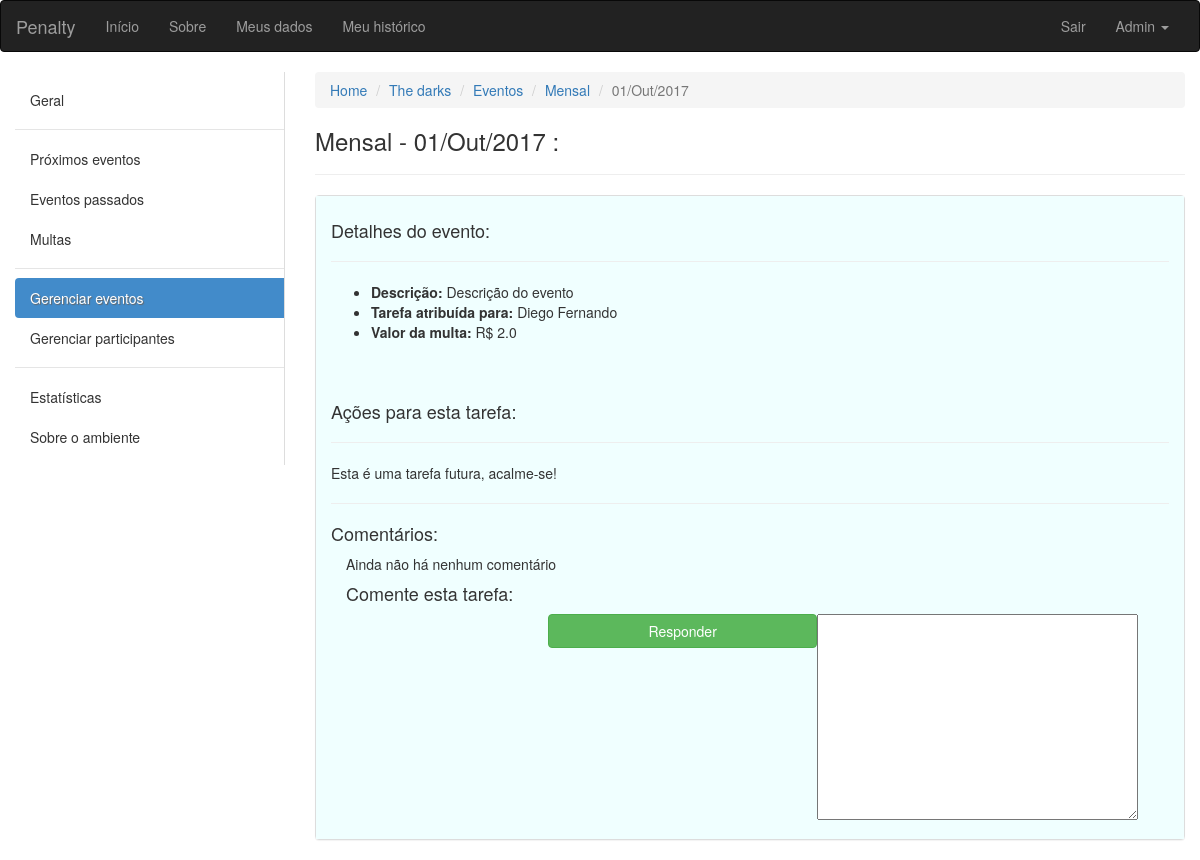
/ambiente/2/tarefa/20/ (signed in), run on the app's committed database.
### ambiente/models.py (models this page shows, shortened)
class Ambiente(models.Model):
	nome = models.CharField(max_length=100, verbose_name='Nome', null=False, blank=False)
	descricao = models.CharField(max_length=100, verbose_name='Descrição', null=True, blank=False)
	endereco = models.CharField(max_length=150, verbose_name='Endereço', null=True, blank=False)
	criador = models.ForeignKey(User, verbose_name='Criador', null=False, blank=False, related_name='+')
	data_criacao = models.DateTimeField(default=timezone.now)
	participantes = models.ManyToManyField(User, verbose_name='Participantes', blank=True, related_name='+')

class Evento(models.Model):
	INTERVALOS = (
        ('D', 'Dias'),
        ('S', 'Semanas'),
        ('M', 'Meses'),
    )
	nome = models.CharField(max_length=100, verbose_name='Nome', null=False, blank=False)
	descricao = models.CharField(max_length=100, verbose_name='Descrição', null=True, blank=False)
	criador = models.ForeignKey(User, verbose_name='Criador', null=False, blank=False, related_name='+', default=1)
	responsavel = models.ForeignKey(User, verbose_name='Responsavel pela tarefa', null=False, blank=False, related_name='+', default=1)
	ambiente = models.ForeignKey(Ambiente, verbose_name='Ambiente', null=False, blank=False, related_name='+')
	data_inicio = models.DateField(default=date.today)
	data_fim = models.DateField(verbose_name='Data de término')
	dia_evento = models.DateField()
	id_agrupador = models.IntegerField()
	valor_multa = models.FloatField(verbose_name='Valor da multa', blank=False, default=2.0)
	quantidade_intervalos_repeticao = models.IntegerField(verbose_name='Se repete em')
	intervalo = models.CharField(max_length=40, choices=INTERVALOS, null=False, blank=False)
	solicitacao_de_validacao = models.BooleanField(default=False)
	momento_da_solicitacao = models.DateTimeField(blank=True, null=True)
	def action_rules(self):
		if self.dia_evento > date.today():
			return False # Se a data do evento for futura não mostre botões
		elif self.solicitacao_de_validacao: # Se o responsável tiver solicitado...
			if self.momento_da_solicitacao.replace(day=self.momento_da_solicitacao.day + 2) > timezone.now():
				return 1 # Se houve solicitação, os outros usuários tem 2 dias a mais para refutar que o responsável não cumpriu com o dever
			return 2 # Passou os dois dias, tarefa validada
		else: # Se o responsável não tiver solicitado...
			if self.dia_evento == date.today():
				return 3 # Poderá solicitar cumprimento da tarefa
			elif self.dia_evento < date.today():
				return 4 # Multa está correndo
	def multa_corrente(self):
		if date.today() < self.dia_evento:
			return 0.0
		elif self.solicitacao_de_validacao:
			return self.valor_multa * (date(self.momento_da_solicitacao.year, self.momento_da_solicitacao.month, self.momento_da_solicitacao.day) - self.dia_evento).days
		else:
			return self.valor_multa * (date.today() - self.dia_evento).days

### ambiente/views.py (the view, shortened to what this page needs)
# urls.py: url(r'^(?P<pk>[0-9]+)/tarefa/(?P<pktarefa>[0-9]+)/$', views.tarefa, name='tarefa'),
def tarefa(request, pk, pktarefa):
	ambiente = get_object_or_404(Ambiente, pk=pk)
	get_object_or_404(ambiente.participantes, pk=request.user.pk)
	eventobj = get_object_or_404(Evento, pk=pktarefa)
	comentarios = ComentariosDeEventos.objects.filter(evento=eventobj)
	form = Comentarios(request.POST or None)
	return render(request, 'tarefa.html', {'ambiente':ambiente, 'tarefa':eventobj, 'coments':comentarios, 'form':form, 'regras':eventobj.action_rules(), 'multa':eventobj.multa_corrente()})

### ambiente/forms.py
class Comentarios(forms.ModelForm):
	class Meta:
		model = ComentariosDeEventos
		fields = ('texto',)

### ambiente/templatetags/aux_tags.py (called while the page is built)
@register.filter(name='verdata')
def verdata(value):
	if value < date.today():
		return 0
	elif value == date.today():
		return 1
	else:
		return 2

### ambiente/templates/tarefa.html (shortened to what this page needs)
{% extends "base.html" %}
{% load aux_tags %}
{% load staticfiles %}
{% block conteudo %}
<div class="container-fluid">
	<div class="row">
		<div class="col-sm-3">
		    <nav class="nav-sidebar">
		        <ul class="nav">
		            <li><a href="{% url 'ambiente:ambiente' ambiente.pk %}">Geral</a></li>
		            <li class="nav-divider"></li>
		            <li><a href="{% url 'ambiente:proximos_eventos' ambiente.pk %}">Próximos eventos</a></li>
		            <li><a href="javascript:;">Eventos passados</a></li>
		            <li><a href="javascript:;">Multas</a></li>
		            <li class="nav-divider"></li>
		            <li class="active"><a href="{% url 'ambiente:eventos' ambiente.pk %}">Gerenciar eventos</a></li>
		            <li><a href="{% url 'ambiente:participantes' ambiente.pk %}">Gerenciar participantes</a></li>
		            <li class="nav-divider"></li>
		            <li><a href="javascript:;">Estatísticas</a></li>
		            <li><a href="javascript:;">Sobre o ambiente</a></li>
		        </ul>
		    </nav>
		</div>
	<div class="col-sm-9">
		<ol class="breadcrumb">
		  <li><a href="#">Home</a></li>
		  <li><a href="{% url 'ambiente:ambiente' ambiente.pk %}">{{ ambiente.nome }}</a></li>
		  <li><a href="{% url 'ambiente:eventos' ambiente.pk %}">Eventos</a></li>
		  <li><a href="{% url 'ambiente:evento' ambiente.pk tarefa.id_agrupador %}">{{ tarefa.nome }}</a></li>
		  <li class="active">{{ tarefa.dia_evento|date:"d/M/Y" }}</li>
		</ol>
		<h3>{{ tarefa.nome }} - {{ tarefa.dia_evento|date:"d/M/Y" }} {% if tarefa.dia_evento|verdata == 1 %}(Hoje){% elif tarefa.dia_evento|verdata == 0 %}(Tarefa passada){% endif %}:</h3>
		<hr>
		<div class="panel panel-default">
		  {% if tarefa.intervalo == "D" %}
	  	  	<div class="panel-body dias">
	  	  {% elif tarefa.intervalo == "S" %}
	  	  	<div class="panel-body semanas">
	  	  {% else %}
	  	    <div class="panel-body meses">
	  	  {% endif %}
		  <h4>Detalhes do evento:</h4>
		  <hr>
		  	<ul>
		  		<li><b>Descrição:</b> {{ tarefa.descricao }}</li>
		  		<li><b>Tarefa atribuída para:</b> {{ tarefa.responsavel.first_name }}</li>
		  		<li><b>Valor da multa:</b> R$ {{ tarefa.valor_multa }}</li><br>
		  	</ul>
		  	<br>
		  	<h4>Ações para esta tarefa:</h4>
		  	<hr>
		  	{% if regras == False %}
		  		<p>Esta é uma tarefa futura, acalme-se!</p>
		  	{% endif %}
		  	<hr>
		  	<h4>Comentários:</h4>
		  	<div class="col-xs-12">
				{% for com in coments %}
					<div class="panel panel-default">
						<div class="panel-body">
							<div class="media-body">
							    <h4 class="media-heading">{{ com.usuario.first_name }}</h4>
							    <small class="pCinza"><span class="glyphicon glyphicon-time"></span>
							  			Publicado em {{ com.data }}
							    </small>
							    <div class="fcc">{{ com.texto|safe}}</div>
							</div>
						</div>
					</div>
				{% empty %}
				<p>Ainda não há nenhum comentário</p>
				{% endfor %}
					<h4>Comente esta tarefa:</h4>
					<form method="post">
							{{ form.texto }}
						<button class="btn btn-success col-xs-4 col-xs-offset-3" type="submit">Responder</button>
					</form>
				</div>
		  </div>
		   </div>
		  </div>
	  </div>
	</div>
{% endblock conteudo %}

### core/templates/base.html (shortened to what this page needs)
{% load staticfiles %}
<!DOCTYPE html>
<html lang="pt-br">
  <head>
    <link rel="stylesheet" href="{% static 'css/bootstrap.min.css' %}">
    <link rel="stylesheet" href="{% static 'css/custom.css' %}">
  </head>
  <body>
    <nav class="navbar navbar-inverse">
      <div class="container-fluid">
      <div class="navbar-header">
        <a class="navbar-brand" href="/">Penalty</a>
      </div>
      <div class="collapse navbar-collapse" id="bs-example-navbar-collapse-1">
        <ul class="nav navbar-nav">
          <li><a href="/">Início</a></li>
          <li><a href="#">Sobre</a></li>
          <li><a href="#">Meus dados</a></li>
          <li><a href="#">Meu histórico</a></li>
        </ul>
        {% if request.user.is_authenticated %}
        <ul class="nav navbar-nav navbar-right">
          <li><a href="/logout/">Sair</a></li>
          <li class="dropdown">
            <a href="#" class="dropdown-toggle" data-toggle="dropdown" role="button" aria-haspopup="true" aria-expanded="false">{{ request.user.first_name }} <span class="caret"></span></a>
          </li>
        </ul>
        {% endif %}
      </div>
    </div>
    </nav>
    {% block conteudo %}
    {% endblock conteudo %}
  </body>
</html>

### core/static/css/custom.css (style rules this page uses)
.nav-sidebar { width: 100%; padding: 8px 0; border-right: 1px solid #ddd; }
.nav-sidebar a { color: #333; -webkit-transition: all 0.08s linear; -moz-transition: all 0.08s linear; -o-transition: all 0.08s linear; transition: all 0.08s linear; -webkit-border-radius: 4px 0 0 4px; -moz-border-radius: 4px 0 0 4px; border-radius: 4px 0 0 4px; }
.nav-sidebar .active a { cursor: default; background-color: #428bca; color: #fff; text-shadow: 1px 1px 1px #666; }
.meses { background-color: #F0FFFF; }

### data on the page
Ambiente: nome "The darks"
Evento: nome "Mensal", dia_evento "01/Out/2017", descricao "Descrição do evento", responsavel.first_name "Diego Fernando", valor_multa "2.0"

### other printed values
{{ request.user.first_name }} "Admin"
